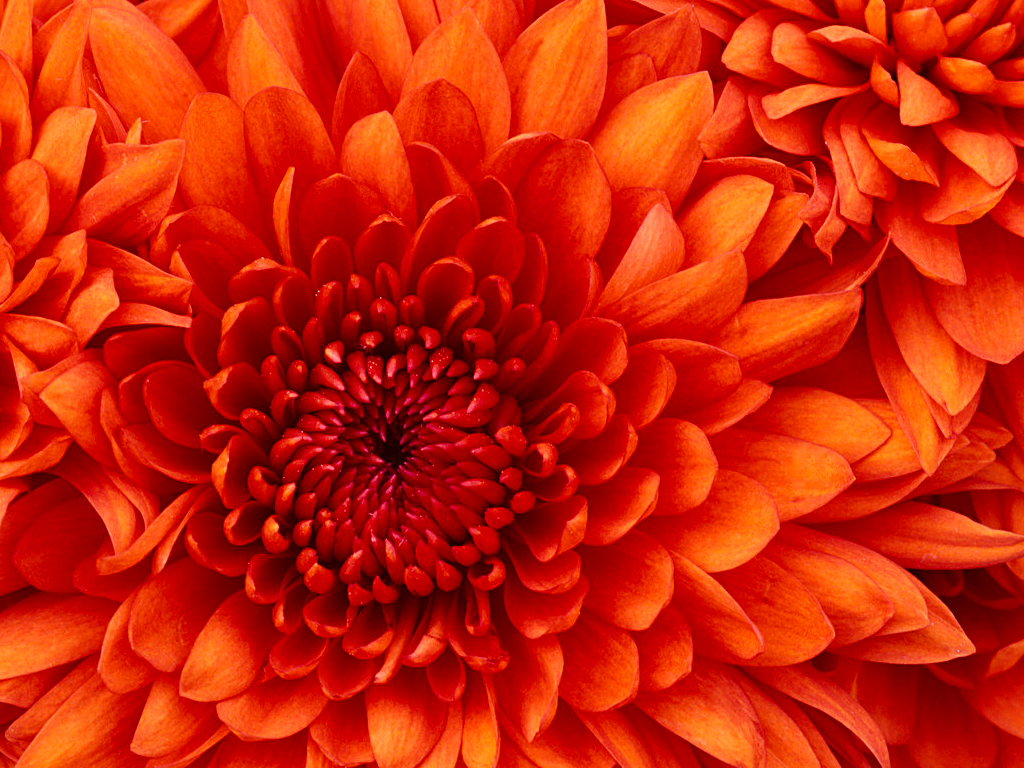
%> input picture 4-10/Chrysanthemum.jpg, 1024 x 768 px
$ octave 4-10.m   (GNU Octave 9; MATLAB toolbox functions it lacks are replaced by stand-ins)
%> lines starting %> are read from the running program, lines starting %| are printed output that depends on the picture
clear;
I = imread('Chrysanthemum.jpg');
%> I is the input picture: size 768x1024x3 uint8; mean R, G, B 203.1, 35.5, 9.2
I = rgb2gray(I);
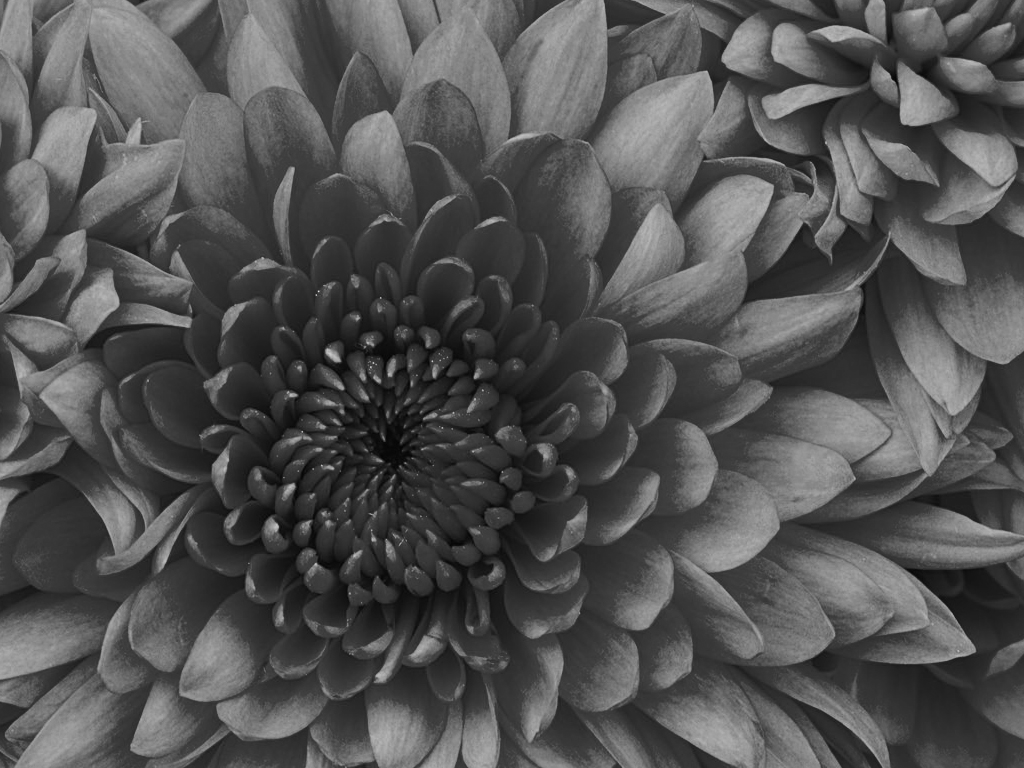
%> I: size 768x1024 uint8; min 3, max 222, mean 82.6
J = imnoise(I,'salt & pepper',0.02);
subplot(231),imshow(I);title('origin');
subplot(232),imshow(J);title('salt&pepper');
k1 = filter2(fspecial('average',3),J);
k2 = filter2(fspecial('average',5),J);
k3 = filter2(fspecial('average',7),J);
k4 = filter2(fspecial('average',9),J);
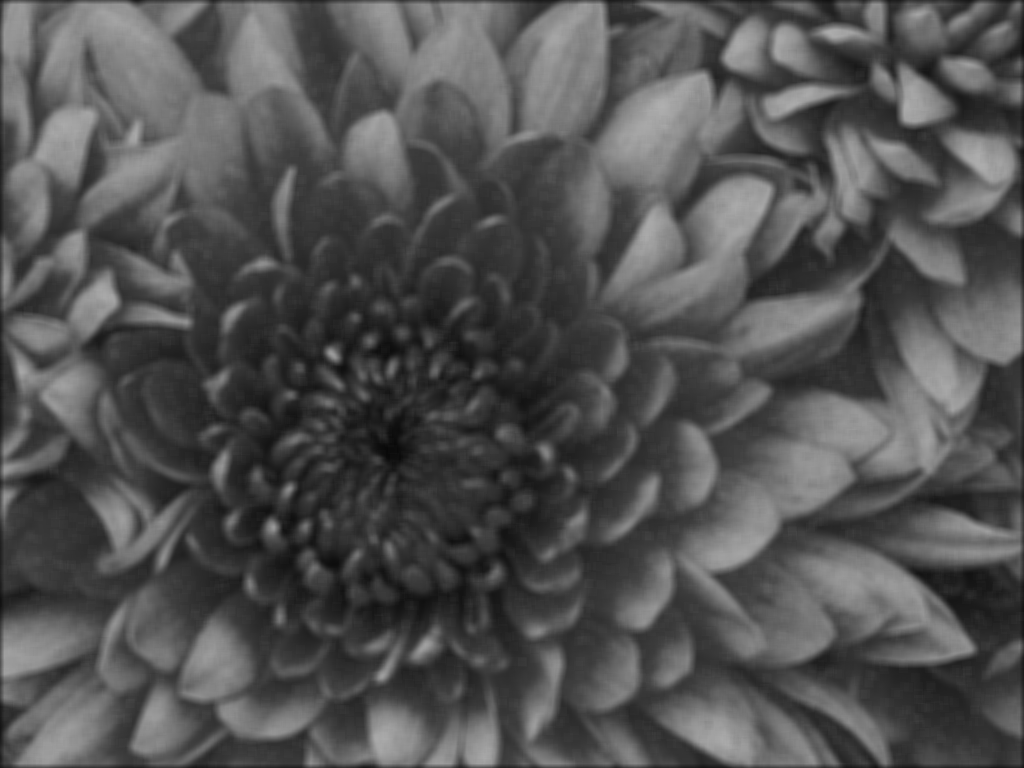
%> k4: size 768x1024 double; min 8.53, max 175.8, mean 83
subplot(233),imshow(uint8(k1));title('3*3틱뺄');
subplot(234),imshow(uint8(k2));title('5*5틱뺄');
subplot(235),imshow(uint8(k3));title('7*7틱뺄');
subplot(236),imshow(uint8(k4));title('9*9틱뺄');
